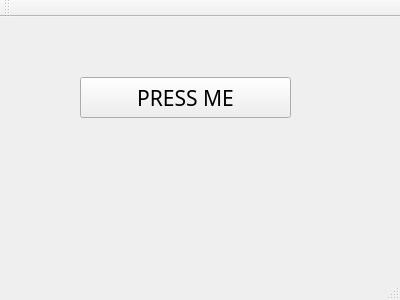
<?xml version="1.0" encoding="UTF-8"?>
<ui version="4.0">
 <class>MainWindow</class>
 <widget class="QMainWindow" name="MainWindow">
  <property name="geometry">
   <rect>
    <x>0</x>
    <y>0</y>
    <width>400</width>
    <height>300</height>
   </rect>
  </property>
  <property name="baseSize">
   <size>
    <width>1</width>
    <height>0</height>
   </size>
  </property>
  <property name="font">
   <font>
    <family>Blacksword</family>
    <pointsize>16</pointsize>
   </font>
  </property>
  <property name="windowTitle">
   <string>MainWindow</string>
  </property>
  <widget class="QWidget" name="centralWidget">
   <widget class="QPushButton" name="pushButton">
    <property name="geometry">
     <rect>
      <x>80</x>
      <y>60</y>
      <width>211</width>
      <height>41</height>
     </rect>
    </property>
    <property name="text">
     <string>PRESS ME</string>
    </property>
   </widget>
  </widget>
  <widget class="QMenuBar" name="menuBar">
   <property name="geometry">
    <rect>
     <x>0</x>
     <y>0</y>
     <width>400</width>
     <height>40</height>
    </rect>
   </property>
  </widget>
  <widget class="QToolBar" name="mainToolBar">
   <attribute name="toolBarArea">
    <enum>TopToolBarArea</enum>
   </attribute>
   <attribute name="toolBarBreak">
    <bool>false</bool>
   </attribute>
  </widget>
  <widget class="QStatusBar" name="statusBar"/>
 </widget>
 <layoutdefault spacing="6" margin="11"/>
 <resources/>
 <connections/>
</ui>
